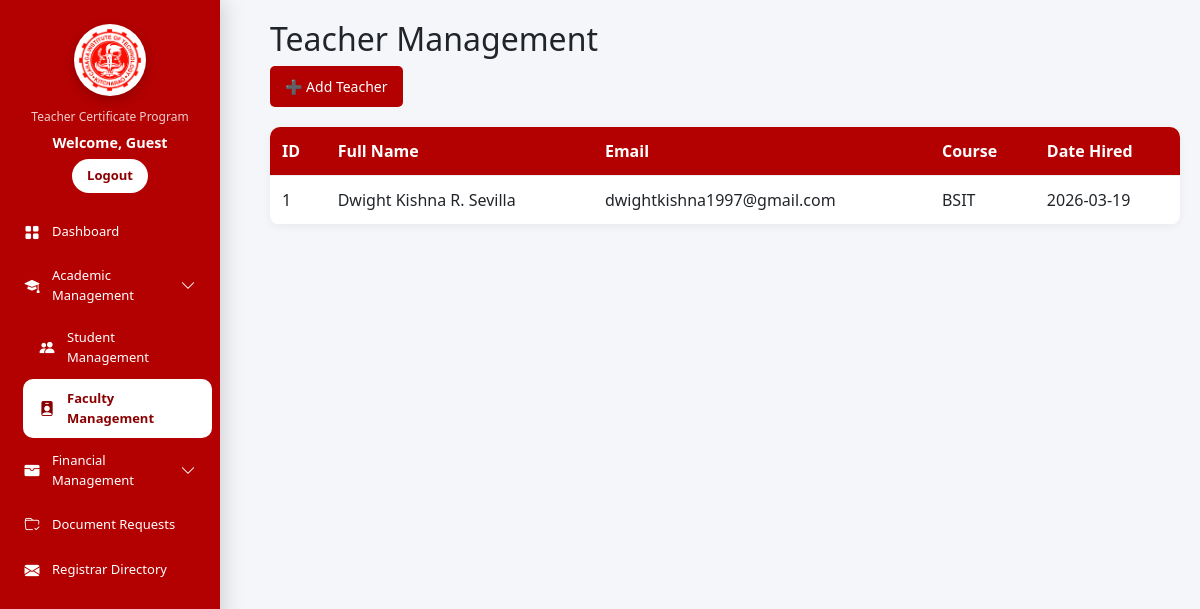
The app's page /teachers.php with its own data.
### tables this page shows
CREATE TABLE `teachers` (
  `id` int(11) NOT NULL,
  `fullname` varchar(150) NOT NULL,
  `email` varchar(150) DEFAULT NULL,
  `course` varchar(100) DEFAULT NULL,
  `date_hired` date DEFAULT NULL,
  `date_added` timestamp NOT NULL DEFAULT current_timestamp()
);

### teachers.php (the view, shortened to what this page needs)
<?php
$conn = mysqli_connect(
    getenv("MYSQLHOST") ?: "localhost",
    getenv("MYSQLUSER") ?: "root",
    getenv("MYSQLPASSWORD") ?: "",
    getenv("MYSQLDATABASE") ?: "tcp_db",
    getenv("MYSQLPORT") ?: 3306
);
?>
<!DOCTYPE html>
<html>
<head>
<link rel="stylesheet" href="css/bootstrap.min.css">
</head>
<body>
<?php include 'sidebar.php'; ?>
<div class="container">
<h2>Teacher Management</h2>
<button id="openModal">➕ Add Teacher</button>
<table>
<tr>
    <th>ID</th>
    <th>Full Name</th>
    <th>Email</th>
    <th>Course</th>
    <th>Date Hired</th>
</tr>
<?php
$result = mysqli_query($conn, "SELECT * FROM teachers ORDER BY id DESC");
while($row = mysqli_fetch_assoc($result)){
?>
<tr>
    <td><?php echo $row['id']; ?></td>
    <td><?php echo $row['fullname']; ?></td>
    <td><?php echo $row['email']; ?></td>
    <td><?php echo $row['course']; ?></td>
    <td><?php echo $row['date_hired']; ?></td>
</tr>
<?php } ?>
</table>
</div>
</body>
</html>

### assets/css/sidebar.css (style rules this page uses)
html { overflow-y:scroll; }
body { display:flex; margin:0; font-family:'Segoe UI',sans-serif; background:#f5f6fa; }

### teachers.php (style rules this page uses)
body { font-family:'Segoe UI'; background:#f4f6f9; margin:0; display:flex; }
.container { padding:20px; margin-left:250px; width: calc(100% - 250px); box-sizing:border-box; }
button { background:#b30000; color:#fff; padding:10px 15px; border:none; border-radius:5px; cursor:pointer; font-size:14px; transition:0.3s; }
table { width:100%; border-collapse:collapse; background:#fff; border-radius:10px; overflow:hidden; box-shadow:0 2px 8px rgba(0,0,0,0.05); margin-top:20px; }
th, td { padding:12px; border-bottom:1px solid #eee; text-align:left; }
th { background:#b30000; color:#fff; }

### records on screen
teachers: id "1", fullname "Dwight Kishna R. Sevilla", email "dwightkishna1997@gmail.com", course "BSIT", date_hired "2026-03-19"

### other values on screen
$fullname "Guest"
